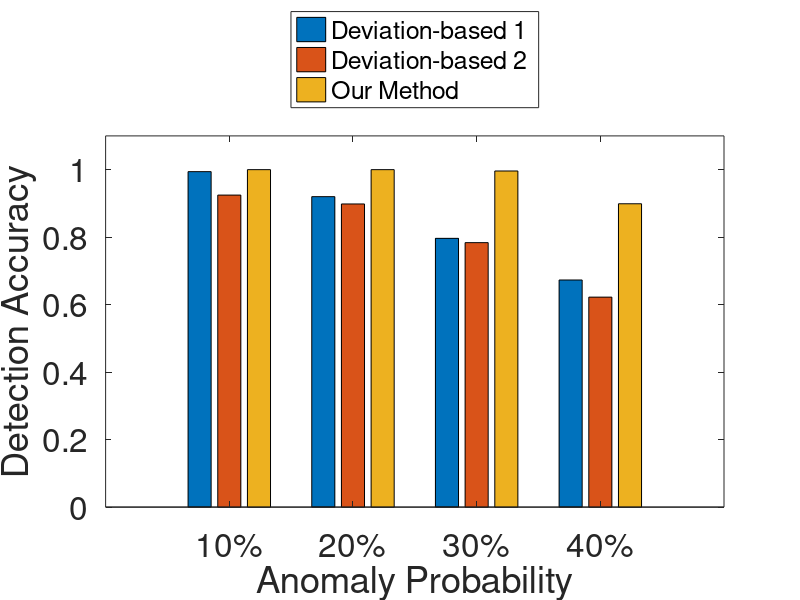
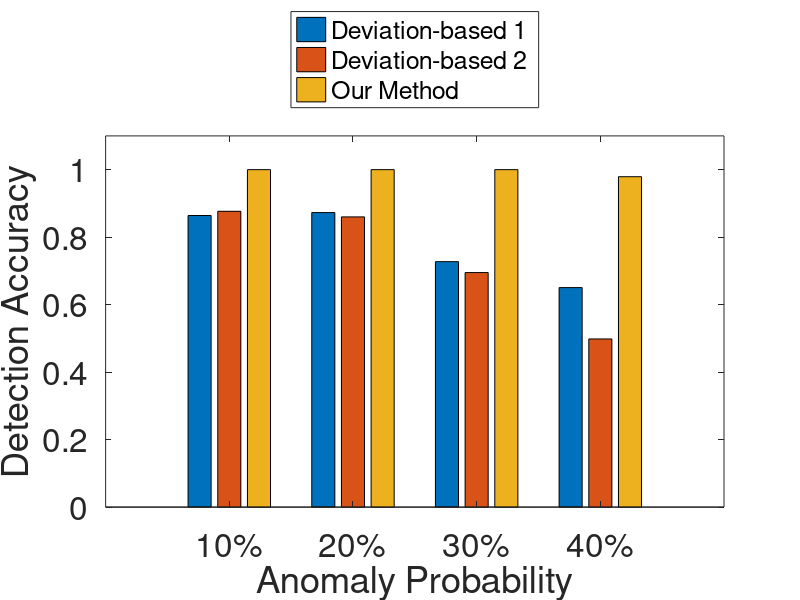
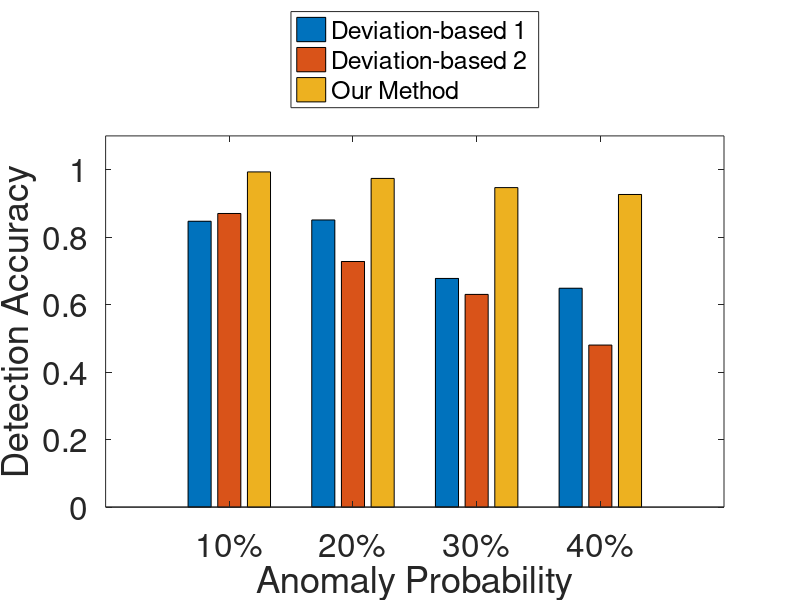
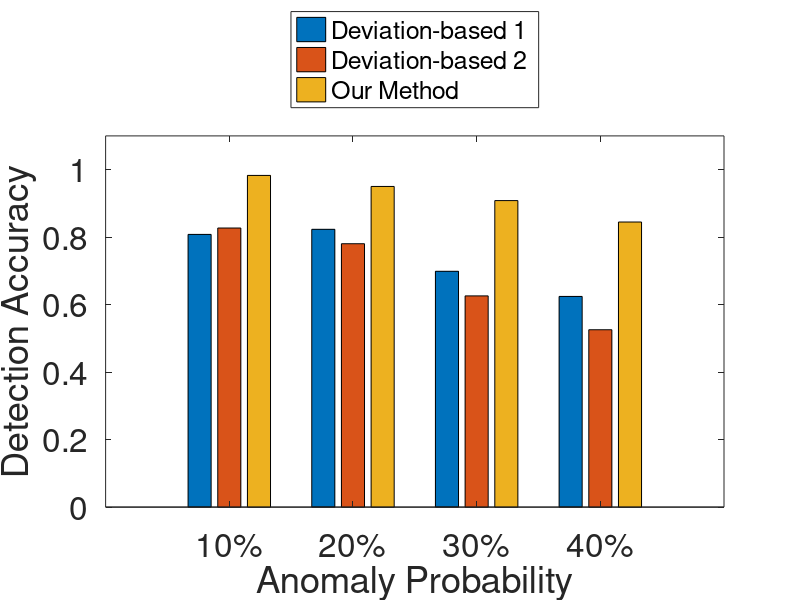

The MATLAB source for these figures, in order:
f1_10 = [0.9941    0.9246    0.7181    1.0000    1.0000];
f1_20 = [0.9200    0.8983    0.9252    1.0000    1.0000];
f1_30 = [0.7964    0.7837    0.9800    0.9929    0.9960];
f1_40 = [0.6730    0.6222    0.8994    0.8955    0.8989];

f2_10 = [0.8641    0.8766    0.3851    1.0000    1.0000];
f2_20 = [0.8728    0.8600    0.6866    1.0000    1.0000];
f2_30 = [0.7274    0.6950    0.8655    0.9980    1.0000];
f2_40 = [0.6505    0.4983    0.9275    0.9797    0.9791];

f3_10 = [0.8471    0.8701    0.2476    0.9568    0.9933];
f3_20 = [0.8509    0.7278    0.4756    0.9375    0.9740];
f3_30 = [0.6776    0.6303    0.6517    0.9029    0.9468];
f3_40 = [0.6486    0.4802    0.7674    0.8967    0.9264];

f4_10 = [0.8081    0.8270    0.1818    0.9635    0.9829];
f4_20 = [0.8232    0.7805    0.3333    0.8894    0.9502];
f4_30 = [0.6988    0.6259    0.4615    0.8530    0.9083];
f4_40 = [0.6243    0.5256    0.5714    0.8080    0.8448];

%%%%%%%%%%%%%%%%%%%%%%%%%%%%%%%%%%%%%%%%%%%%%%%%%%%%%%%%%%%%%%%%%%%%%%%%%%%
colormap gray
acc_p1 = [f1_10([1 2 5]);f1_20([1 2 5]);f1_30([1 2 5]);f1_40([1 2 5])];
bar(acc_p1);
set(gca,'XLim',[0 5]);
set(gca,'YLim',[0 1.1])
xlabel('Anomaly Probability','fontsize',24);
ylabel('Detection Accuracy','fontsize',24);
set(gca,'XTickLabel',{'10%','20%','30%','40%'},'fontsize',24);
h_legend = legend('Deviation-based 1','Deviation-based 2','Our Method','location','northoutside');
set(h_legend,'FontSize',18);

figure;
colormap gray
acc_p2 = [f2_10([1 2 5]);f2_20([1 2 5]);f2_30([1 2 5]);f2_40([1 2 5])];
bar(acc_p2);
set(gca,'XLim',[0 5]);
set(gca,'YLim',[0 1.1])
xlabel('Anomaly Probability','fontsize',24);
ylabel('Detection Accuracy','fontsize',24);
set(gca,'XTickLabel',{'10%','20%','30%','40%'},'fontsize',24);
h_legend = legend('Deviation-based 1','Deviation-based 2','Our Method','location','northoutside');
set(h_legend,'FontSize',18);

figure;
colormap gray
acc_p3 = [f3_10([1 2 5]);f3_20([1 2 5]);f3_30([1 2 5]);f3_40([1 2 5])];
bar(acc_p3);
set(gca,'XLim',[0 5]);
set(gca,'YLim',[0 1.1])
xlabel('Anomaly Probability','fontsize',24);
ylabel('Detection Accuracy','fontsize',24);
set(gca,'XTickLabel',{'10%','20%','30%','40%'},'fontsize',24);
h_legend = legend('Deviation-based 1','Deviation-based 2','Our Method','location','northoutside');
set(h_legend,'FontSize',18);

figure;
colormap gray
acc_p4 = [f4_10([1 2 5]);f4_20([1 2 5]);f4_30([1 2 5]);f4_40([1 2 5])];
bar(acc_p4);
set(gca,'XLim',[0 5]);
set(gca,'YLim',[0 1.1])
xlabel('Anomaly Probability','fontsize',24);
ylabel('Detection Accuracy','fontsize',24);
set(gca,'XTickLabel',{'10%','20%','30%','40%'},'fontsize',24);
h_legend = legend('Deviation-based 1','Deviation-based 2','Our Method','location','northoutside');
set(h_legend,'FontSize',18);